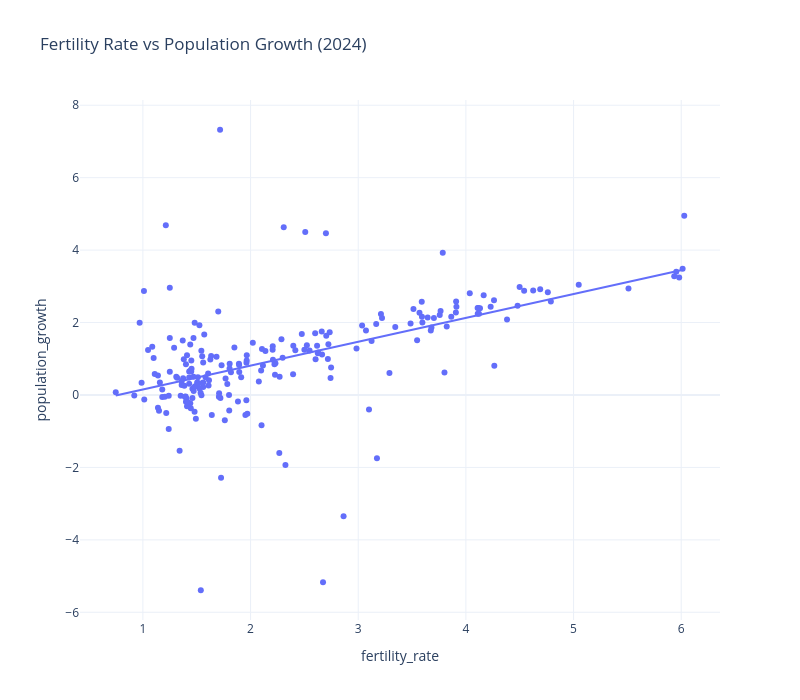

This figure's notebook cell:
### Code cell
import pandas as pd
import plotly.express as px

df = pd.read_csv("health_indicators.csv")

latest_year = df["year"].max()

plot_data = df[
    (df["year"] == latest_year)
].dropna(
    subset=["fertility_rate", "population_growth"]
)

fig = px.scatter(
    plot_data,
    x="fertility_rate",
    y="population_growth",
    trendline="ols",
    hover_name="country_name",
    title=f"Fertility Rate vs Population Growth ({latest_year})"
)

fig.update_layout(
    template="plotly_white",
    width=800,
    height=700
)

fig.show()

### Figure 1 — Plotly figure (JSON) as saved in the notebook; plotly's stock layout.template omitted (floating-point values rounded to 4 significant figures; data arrays with more than 128 entries replaced by an {"elided": "..."} marker saying what was removed)
{"data": [{"hovertemplate": "<b>%{hovertext}</b><br><br>fertility_rate=%{x}<br>population_growth=%{y}<extra></extra>", "hovertext": {"elided": "211 str values"}, "legendgroup": "", "marker": {"color": "#636efa", "symbol": "circle"}, "mode": "markers", "name": "", "orientation": "v", "showlegend": false, "type": "scatter", "x": {"elided": "211 float values"}, "xaxis": "x", "y": {"elided": "211 float values"}, "yaxis": "y"}, {"hovertemplate": "<b>OLS trendline</b><br>population_growth = 0.659065 * fertility_rate + -0.507217<br>R<sup>2</sup>=0.283251<br><br>fertility_rate=%{x}<br>population_growth=%{y} <b>(trend)</b><extra></extra>", "legendgroup": "", "marker": {"color": "#636efa", "symbol": "circle"}, "mode": "lines", "name": "", "showlegend": false, "type": "scatter", "x": {"elided": "211 float values"}, "xaxis": "x", "y": {"elided": "211 float values"}, "yaxis": "y"}], "layout": {"height": 700, "legend": {"tracegroupgap": 0}, "title": {"text": "Fertility Rate vs Population Growth (2024)"}, "width": 800, "xaxis": {"anchor": "y", "domain": [0, 1], "title": {"text": "fertility_rate"}}, "yaxis": {"anchor": "x", "domain": [0, 1], "title": {"text": "population_growth"}}}}
